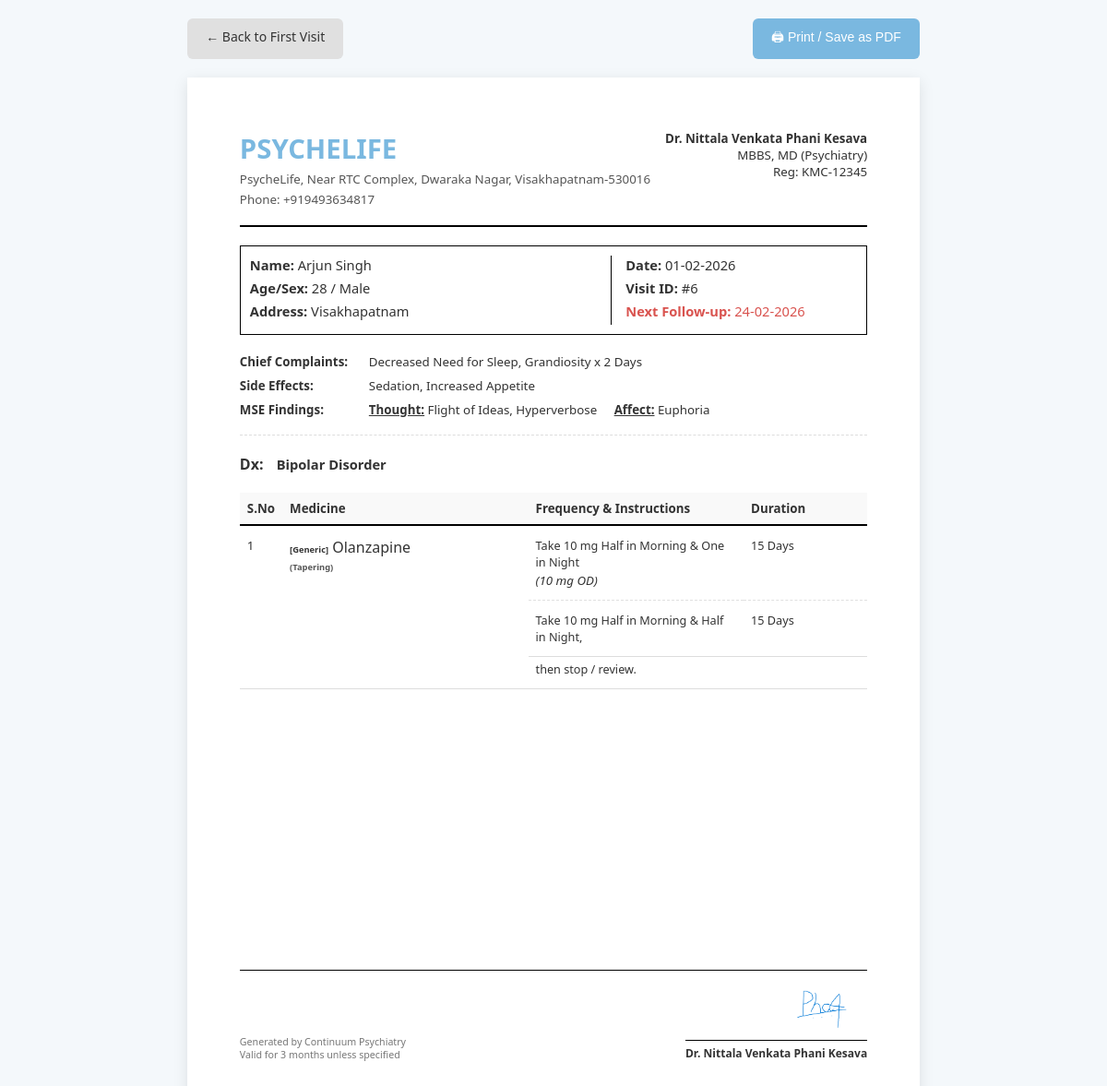
The app's page /preview_prescription/6 (signed in) with its own data.
### models.py (models this page shows, shortened)
class Doctor(db.Model):
    __tablename__ = 'doctors'
    id = db.Column(db.Integer, primary_key=True)
    username = db.Column(db.String(80), unique=True, nullable=False)
    password_hash = db.Column(db.String(120), nullable=False)
    full_name = db.Column(db.String(100)) # e.g. "Dr. John Doe"
    clinic_name = db.Column(db.String(200))
    kmc_code = db.Column(db.String(50))
    address_text = db.Column(db.Text)
    social_handle = db.Column(db.String(100)) # e.g. "@drjohnpsych"
    signature_filename = db.Column(db.String(200)) # Path to uploaded image
    phone = db.Column(db.String(20))
    email = db.Column(db.String(120))
    patients = db.relationship('Patient', backref='doctor', lazy=True)

class Patient(db.Model):
    __tablename__ = 'patients'
    id = db.Column(db.Integer, primary_key=True)
    name = db.Column(db.String(100), nullable=False)
    age = db.Column(db.Integer, nullable=False)
    sex = db.Column(db.String(10), nullable=False)
    address = db.Column(db.Text)
    doctor_id = db.Column(db.Integer, db.ForeignKey('doctors.id'), nullable=False)
    phone = db.Column(db.String(20))  # Optional Phone
    attender_name = db.Column(db.String(100))
    attender_relation = db.Column(db.String(50))
    attender_reliability = db.Column(db.String(10))  # 'Yes' or 'No'
    personal_notes = db.Column(db.Text)  # Doctor's personal ID notes
    visits = db.relationship('Visit', backref='patient', lazy=True, cascade='all, delete-orphan')

class Visit(db.Model):
    __tablename__ = 'visits'
    id = db.Column(db.Integer, primary_key=True)
    patient_id = db.Column(db.Integer, db.ForeignKey('patients.id'), nullable=False)
    date = db.Column(db.Date, nullable=False)
    visit_type = db.Column(db.String(20), nullable=False)  # 'First' or 'Follow-up'
    provisional_diagnosis = db.Column(db.Text)
    differential_diagnosis = db.Column(db.Text)
    next_visit_date = db.Column(db.Date)
    note = db.Column(db.Text)
    symptom_entries = db.relationship('SymptomEntry', backref='visit', lazy=True, cascade='all, delete-orphan')
    medication_entries = db.relationship('MedicationEntry', backref='visit', lazy=True, cascade='all, delete-orphan')
    side_effect_entries = db.relationship('SideEffectEntry', backref='visit', lazy=True, cascade='all, delete-orphan')
    mse_entries = db.relationship('MSEEntry', backref='visit', lazy=True, cascade='all, delete-orphan')
    stressor_entries = db.relationship('StressorEntry', backref='visit', lazy=True, cascade='all, delete-orphan')
    personality_entries = db.relationship('PersonalityEntry', backref='visit', lazy=True, cascade='all, delete-orphan')
    safety_profile = db.relationship('SafetyMedicalProfile', backref='visit', uselist=False, cascade='all, delete-orphan')

class SymptomEntry(db.Model):
    __tablename__ = 'symptom_entries'
    id = db.Column(db.Integer, primary_key=True)
    visit_id = db.Column(db.Integer, db.ForeignKey('visits.id'), nullable=False)
    symptom_name = db.Column(db.String(200), nullable=False)
    score_onset = db.Column(db.Float)
    score_progression = db.Column(db.Float)
    score_current = db.Column(db.Float, nullable=False)
    duration_text = db.Column(db.String(100))
    note = db.Column(db.Text)

class SideEffectEntry(db.Model):
    __tablename__ = 'side_effect_entries'
    id = db.Column(db.Integer, primary_key=True)
    visit_id = db.Column(db.Integer, db.ForeignKey('visits.id'), nullable=False)
    side_effect_name = db.Column(db.String(200), nullable=False)
    score_onset = db.Column(db.Float)
    score_progression = db.Column(db.Float)
    score_current = db.Column(db.Float, nullable=False)  # Renamed from 'score' conceptually
    duration_text = db.Column(db.String(100))
    note = db.Column(db.Text)
    score = db.Column(db.Integer, default=0)

class MSEEntry(db.Model):
    __tablename__ = 'mse_entries'
    id = db.Column(db.Integer, primary_key=True)
    visit_id = db.Column(db.Integer, db.ForeignKey('visits.id'), nullable=False)
    category = db.Column(db.String(50), nullable=False)  # 'Thought', 'Perception', 'Affect'
    finding_name = db.Column(db.String(200))
    score_onset = db.Column(db.Float)
    score_progression = db.Column(db.Float)
    score_current = db.Column(db.Float, nullable=False)  # Renamed from 'score'
    duration = db.Column(db.String(100))
    note = db.Column(db.Text)
    score = db.Column(db.Integer, default=0)

class MedicationEntry(db.Model):
    __tablename__ = 'medication_entries'
    id = db.Column(db.Integer, primary_key=True)
    visit_id = db.Column(db.Integer, db.ForeignKey('visits.id'), nullable=False)
    drug_name = db.Column(db.String(200), nullable=False)
    drug_type = db.Column(db.String(50))  # 'Brand' or 'Generic'
    dose_mg = db.Column(db.String(50))
    frequency = db.Column(db.String(20))
    duration_text = db.Column(db.String(100))
    note = db.Column(db.Text)  # Instructions (Before/After food)
    is_tapering = db.Column(db.Boolean, default=False)
    taper_plan = db.Column(db.Text, nullable=True)  # JSON array of steps

### app.py (the view, shortened to what this page needs)
@app.route('/preview_prescription/<int:visit_id>')
@login_required
def preview_prescription(visit_id):
    visit = Visit.query.get_or_404(visit_id)
    patient = visit.patient
    include_qr = request.args.get('include_qr') == 'true'
    lifchart_url = None
    qr_image_b64 = None
    return render_template('preview_prescription.html',
                         patient=patient,
                         visit=visit,
                         lifchart_url=lifchart_url,
                         qr_image_b64=qr_image_b64)

### templates/preview_prescription.html (shortened to what this page needs)
<!DOCTYPE html>
<html lang="en">
<head>
</head>
<body>
    <div class="action-bar">
        <a href="{{ url_for('first_visit') }}" class="btn btn-secondary">← Back to First Visit</a>
        <button onclick="window.print()" class="btn btn-primary">🖨 Print / Save as PDF</button>
    </div>
    <div class="prescription-paper">
        <div class="rx-header">
            <div class="hospital-info">
                <h1>{{ guest_doctor.clinic if guest else (patient.doctor.clinic_name or "ElevenEleven Health") }}</h1>
                <p>{{ guest_doctor.address if guest else (patient.doctor.address_text or "Psychiatry & Wellness Center") }}</p>
                <p>Phone: {{ guest_doctor.phone if guest else (patient.doctor.phone or "") }}</p>
            </div>
            <div class="doctor-info">
                <p><strong>Dr. {{ guest_doctor.name if guest else (patient.doctor.full_name or session.get('username')|title) }}</strong></p>
                <p>{{ guest_doctor.qualification if guest else "MBBS, MD (Psychiatry)" }}</p>
                <p>Reg: {{ guest_doctor.registration if guest else (patient.doctor.kmc_code or "KMC-12345") }}</p>
            </div>
        </div>
        <div class="patient-info-box">
            <div class="info-left">
                <div class="info-row"><strong>Name:</strong> {{ guest_patient.name if guest else patient.name }}</div>
                <div class="info-row"><strong>Age/Sex:</strong> {{ guest_patient.age if guest else patient.age }} / {{ guest_patient.sex if guest else patient.sex }}</div>
                <div class="info-row"><strong>Address:</strong> {{ guest_patient.address if guest else patient.address }}</div>
            </div>
            <div class="info-right">
                <div class="info-row"><strong>Date:</strong> {{ visit.date.strftime('%d-%m-%Y') if visit.date else "Today" }}</div>
                <div class="info-row"><strong>Visit ID:</strong> #{{ visit.id if not guest else "Guest" }}</div>
                {% if visit.next_visit_date %}
                <div class="info-row" style="margin-top: 5px; color: #d9534f;">
                    <strong>Next Follow-up:</strong> {{ visit.next_visit_date.strftime('%d-%m-%Y') }}
                </div>
                {% endif %}
            </div>
        </div>
        {% if visit.symptom_entries or visit.side_effect_entries or visit.mse_entries %}
        <div class="clinical-section">
            {% if visit.symptom_entries %}
            <div class="clinical-row">
                <div class="clinical-label">Chief Complaints:</div>
                <div class="clinical-data">
                    {% for s in visit.symptom_entries %}
                        {{ s.symptom_name }}{% if s.duration_text %} x {{ s.duration_text }}{% endif %}{% if not loop.last %}, {% endif %}
                    {% endfor %}
                </div>
            </div>
            {% endif %}
            {% if visit.side_effect_entries %}
            <div class="clinical-row">
                <div class="clinical-label">Side Effects:</div>
                <div class="clinical-data">
                    {% for s in visit.side_effect_entries %}
                        {{ s.side_effect_name }}{% if s.duration_text %} x {{ s.duration_text }}{% endif %}{% if not loop.last %}, {% endif %}
                    {% endfor %}
                </div>
            </div>
            {% endif %}
            {% if visit.mse_entries %}
                {% set thoughts = [] %}
                {% set perceptions = [] %}
                {% set affects = [] %}
                {% if thoughts or perceptions or affects %}
                <div class="clinical-row">
                    <div class="clinical-label">MSE Findings:</div>
                    <div class="clinical-data">
                        {% if thoughts %}
                            <div class="mse-group"><span>Thought:</span> {{ thoughts|join(', ') }}</div>
                        {% endif %}
                        {% if affects %}
                            <div class="mse-group"><span>Affect:</span> {{ affects|join(', ') }}</div>
                        {% endif %}
                    </div>
                </div>
                {% endif %}
            {% endif %}
        </div>
        {% endif %}
        {% if visit.provisional_diagnosis %}
        <div style="margin-bottom: 20px; font-weight: bold;">
            <span style="font-size: 12pt;">Dx:</span>
            <span style="font-size: 11pt; margin-left: 10px;">{{ visit.provisional_diagnosis }}</span>
        </div>
        {% endif %}
        <table class="rx-table">
            <thead>
                <tr>
                    <th style="width: 5%;">S.No</th>
                    <th style="width: 40%;">Medicine</th>
                    <th style="width: 35%;">Frequency & Instructions</th>
                    <th style="width: 20%;">Duration</th>
                </tr>
            </thead>
            <tbody>
                {% for entry in visit.medication_entries %}
                {% if entry.is_tapering and entry.taper_plan %}
                    {% set plan = entry.taper_plan|from_json %}
                    {% set plan_length = plan|length %}
                    {% set outer_index = loop.index %}
                    {% for step in plan %}
                    <tr>
                        {% if loop.first %}
                        <td rowspan="{{ plan_length + 1 }}" style="vertical-align: top;">{{ outer_index }}</td>
                        <td rowspan="{{ plan_length + 1 }}" style="vertical-align: top;">
                            <div style="font-size: 12pt;">
                                {% if entry.drug_type == 'Gen' or entry.drug_type == 'Generic' %}<span style="font-weight: bold; font-size: 7pt;">[Generic]</span> {% endif %}{{ entry.drug_name }}
                            </div>
                            <div style="font-weight: bold; font-size: 7pt; color: #555; margin-top: 4px;">(Tapering)</div>
                        </td>
                        {% endif %}
                        <td style="vertical-align: top; {% if not loop.last %}border-bottom: 1px dashed #e0e0e0;{% endif %}">
                            <div style="font-size: 9.5pt;">
                                Take {% if step.dose_mg %}{{ step.dose_mg }} {% endif %}{{ format_frequency(step.frequency) }}{% if loop.last %},{% endif %}
                            </div>
                            {% if step.note %}
                            <div style="font-style: italic; font-size: 10pt; margin-top: 2px;">({{ step.note }})</div>
                            {% endif %}
                        </td>
                        <td style="vertical-align: top; {% if not loop.last %}border-bottom: 1px dashed #e0e0e0;{% endif %}">
                            <div style="font-size: 9.5pt;">{{ step.duration_text }}</div>
                        </td>
                    </tr>
                    {% endfor %}
                    <tr>
                        <td style="vertical-align: top; padding-top: 4px;">
                            <div style="font-size: 9.5pt;">then stop / review.</div>
                        </td>
                        <td style="vertical-align: top;"></td>
                    </tr>
                {% endif %}
                {% endfor %}
            </tbody>
        </table>
        <div class="rx-footer">
            <div style="font-size: 8pt; color: #777;">
                Generated by Continuum Psychiatry<br>
                Valid for 3 months unless specified
            </div>
            <div style="text-align: right;">
                {% if guest and guest_signature_b64 %}
                    <img style="max-height: 50px; display: block; margin-left: auto;">
                {% elif not guest and patient.doctor.signature_filename %}
                    <img src="{{ url_for('static', filename='signatures/' + patient.doctor.signature_filename) }}" style="max-height: 60px; display: block; margin-left: auto;">
                {% else %}
                    <div style="height: 50px;"></div>
                {% endif %}
                <div style="border-top: 1px solid #000; padding-top: 5px; margin-top: 5px; display: inline-block;">
                    <strong>Dr. {{ guest_doctor.name if guest else (patient.doctor.full_name or session.get('username')|title) }}</strong>
                </div>
            </div>
        </div>
    </div>
</body>
</html>

### records on screen
Doctor: clinic_name "PSYCHELIFE", address_text "PsycheLife, Near RTC Complex, Dwaraka Nagar, Visakhapatnam-530016", phone "+919493634817", full_name "Nittala Venkata Phani Kesava", kmc_code "KMC-12345", signature_filename (picture)
Patient: name "Arjun Singh", age "28", sex "Male", address "Visakhapatnam"
Visit: date "01-02-2026", id "6", next_visit_date "24-02-2026", provisional_diagnosis "Bipolar Disorder"
SymptomEntry: symptom_name "Decreased Need for Sleep"
SymptomEntry: symptom_name "Grandiosity", duration_text "2 Days"
SideEffectEntry: side_effect_name "Sedation"
SideEffectEntry: side_effect_name "Increased Appetite"
MSEEntry: finding_name "Euphoria"
MedicationEntry: is_tapering "1", drug_type "[Generic]", drug_name "Olanzapine", dose_mg "10 mg", frequency "Half in Morning & One in Night", note "10 mg OD", duration_text "15 Days", frequency "Half in Morning & Half in Night"

### other values on screen
{{ guest_doctor.qualification if guest else "MBBS, MD (Psychiatry)" }} "MBBS, MD (Psychiatry)"
{{ thoughts|join(', ') }} "Flight of Ideas, Hyperverbose"
